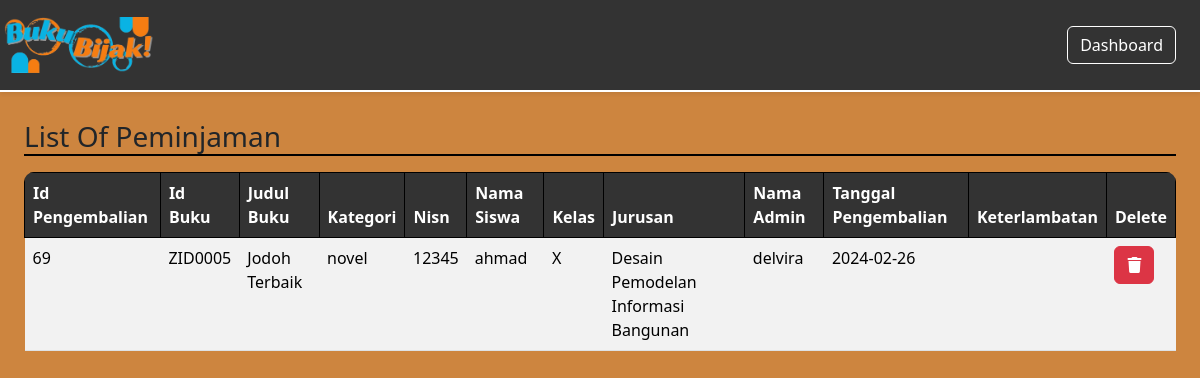
Page /DashboardPetugas/pengembalian/pengembalianBuku.php on the committed database.
### tables this page shows
CREATE TABLE `pengembalian` (
  `id_pengembalian` int(11) NOT NULL,
  `id_peminjaman` int(11) NOT NULL,
  `id_buku` varchar(20) NOT NULL,
  `nisn` int(11) NOT NULL,
  `id_admin` int(11) NOT NULL,
  `buku_kembali` date NOT NULL,
  `keterlambatan` enum('YA','TIDAK') NOT NULL
);

CREATE TABLE `buku` (
  `cover` varchar(255) NOT NULL,
  `id_buku` varchar(20) NOT NULL,
  `kategori` varchar(255) NOT NULL,
  `judul` varchar(255) NOT NULL,
  `pengarang` varchar(255) NOT NULL,
  `penerbit` varchar(255) NOT NULL,
  `tahun_terbit` date NOT NULL,
  `jumlah_halaman` int(50) NOT NULL,
  `buku_deskripsi` text NOT NULL,
  `isi_buku` varchar(250) NOT NULL
);

CREATE TABLE `member` (
  `nisn` int(11) NOT NULL,
  `kode_member` varchar(12) NOT NULL,
  `nama` varchar(255) NOT NULL,
  `password` varchar(255) NOT NULL,
  `jenis_kelamin` varchar(20) NOT NULL,
  `kelas` varchar(5) NOT NULL,
  `jurusan` varchar(50) NOT NULL,
  `no_tlp` varchar(15) NOT NULL,
  `tgl_pendaftaran` date NOT NULL
);

### config/config.php (called while the page is built, shortened)
<?php
$host = "127.0.0.1";
$username = "root";
$password = "";
$database_name = "perpustakaan_ra";
$connection = mysqli_connect($host, $username, $password, $database_name);
function queryReadData($dataKategori) {
  global $connection;
  $result = mysqli_query($connection, $dataKategori);
  $items = [];
  while($item = mysqli_fetch_assoc($result)) {
    $items[] = $item;
  }
  return $items;
}
?>

### DashboardPetugas/pengembalian/pengembalianBuku.php (the view, shortened to what this page needs)
<?php
require "../../config/config.php";
$dataPeminjam = queryReadData("SELECT pengembalian.id_pengembalian, pengembalian.id_buku, buku.judul, buku.kategori, pengembalian.nisn, member.nama, member.kelas, member.jurusan, admin.nama_admin, pengembalian.buku_kembali, pengembalian.keterlambatan
FROM pengembalian
INNER JOIN buku ON pengembalian.id_buku = buku.id_buku
INNER JOIN member ON pengembalian.nisn = member.nisn
INNER JOIN admin ON pengembalian.id_admin = admin.id")
?>
<!DOCTYPE html>
<html lang="en">
  <head>
    <link rel="stylesheet" href="../../css/member.css">
    <link href="https://cdn.jsdelivr.net/npm/bootstrap@5.3.2/dist/css/bootstrap.min.css" rel="stylesheet">
  </head>
  <body>
    <nav class="navbar fixed-top shadow-sm">
      <div class="container-fluid p-1">
        <a class="navbar-brand" href="#">
          <img src="../../assets/logo2.png" alt="logo" width="150px">
        </a>
        <a class="btn btn-tertiary" href="../dashboardPetugas.php">Dashboard</a>
      </div>
    </nav>
    <div class="p-4 mt-5">
      <div class="mt-5">
      <h3>List Of Peminjaman</h3>
      <div class="table-responsive mt-3">
    <table class="table table-striped table-hover">
     <thead>
      <tr>
        <th class="list">Id Pengembalian</th>
        <th class="list">Id Buku</th>
        <th class="list">Judul Buku</th>
        <th class="list">Kategori</th>
        <th class="list">Nisn</th>
        <th class="list">Nama Siswa</th>
        <th class="list">Kelas</th>
        <th class="list">Jurusan</th>
        <th class="list">Nama Admin</th>
        <th class="list">Tanggal Pengembalian</th>
        <th class="list">Keterlambatan</th>
        <th class="list">Delete</th>
      </tr>
    </thead>
        <?php foreach ($dataPeminjam as $item) : ?>
      <tr>
        <td><?= $item["id_pengembalian"]; ?></td>
        <td><?= $item["id_buku"]; ?></td>
        <td><?= $item["judul"]; ?></td>
        <td><?= $item["kategori"]; ?></td>
        <td><?= $item["nisn"]; ?></td>
        <td><?= $item["nama"]; ?></td>
        <td><?= $item["kelas"]; ?></td>
        <td><?= $item["jurusan"]; ?></td>
        <td><?= $item["nama_admin"]; ?></td>
        <td><?= $item["buku_kembali"]; ?></td>
        <td><?= $item["keterlambatan"]; ?></td>
        <td>
          <div class="action">
           <a href="deletePengembalian.php?id=<?= $item["id_pengembalian"]; ?>" class="btn btn-danger" onclick="return confirm('Yakin ingin menghapus data ?');"><i class="fa-solid fa-trash"></i></a>
           </div>
          </td>
      </tr>
        <?php endforeach; ?>
    </table>
  </div>
 </div>
</div>
  </body>
</html>

### css/member.css (style rules this page uses)
.container-fluid { background-color: #333 !important; }
.navbar { background-color: #333 !important; border-bottom: white 2px solid !important; }
.btn-tertiary { color: white !important; border: solid 1px white !important; margin-right: 20px; }
body { background-color: #CD853F !important; }
h3 { border-bottom: 2px solid black !important; }
.list { background-color: #333 !important; color: white !important; border: solid 1px black !important; }
.table-responsive { border-radius: 10px !important; }

### rows in the picture
pengembalian: id_pengembalian "69", id_buku "ZID0005", id_buku.judul "Jodoh Terbaik", id_buku.kategori "novel", nisn "12345", member.nama "ahmad", member.kelas "X", member.jurusan "Desain Pemodelan Informasi Bangunan", id_admin.nama_admin "delvira", buku_kembali "2024-02-26"
